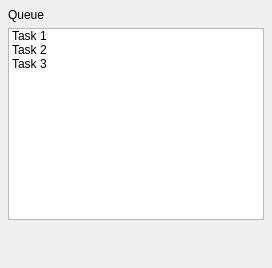
<?xml version="1.0" encoding="UTF-8"?>
<ui version="4.0">
 <class>QueuePanel</class>
 <widget class="QWidget" name="QueuePanel">
  <layout class="QVBoxLayout" name="mainLayout">
   <property name="leftMargin"><number>8</number></property>
   <property name="topMargin"><number>8</number></property>
   <property name="rightMargin"><number>8</number></property>
   <property name="bottomMargin"><number>8</number></property>
   <property name="spacing"><number>6</number></property>
   <item>
    <widget class="QLabel" name="titleLabel">
     <property name="text"><string>Queue</string></property>
    </widget>
   </item>
   <item>
    <widget class="QListWidget" name="queueList">
     <item><property name="text"><string>Task 1</string></property></item>
     <item><property name="text"><string>Task 2</string></property></item>
     <item><property name="text"><string>Task 3</string></property></item>
    </widget>
   </item>
   <item>
    <spacer name="bottomSpacer">
     <property name="orientation"><enum>Qt::Orientation::Vertical</enum></property>
     <property name="sizeHint" stdset="0">
      <size><width>20</width><height>40</height></size>
     </property>
    </spacer>
   </item>
  </layout>
 </widget>
 <layoutdefault spacing="6" margin="11"/>
 <resources/>
 <connections/>
</ui>
